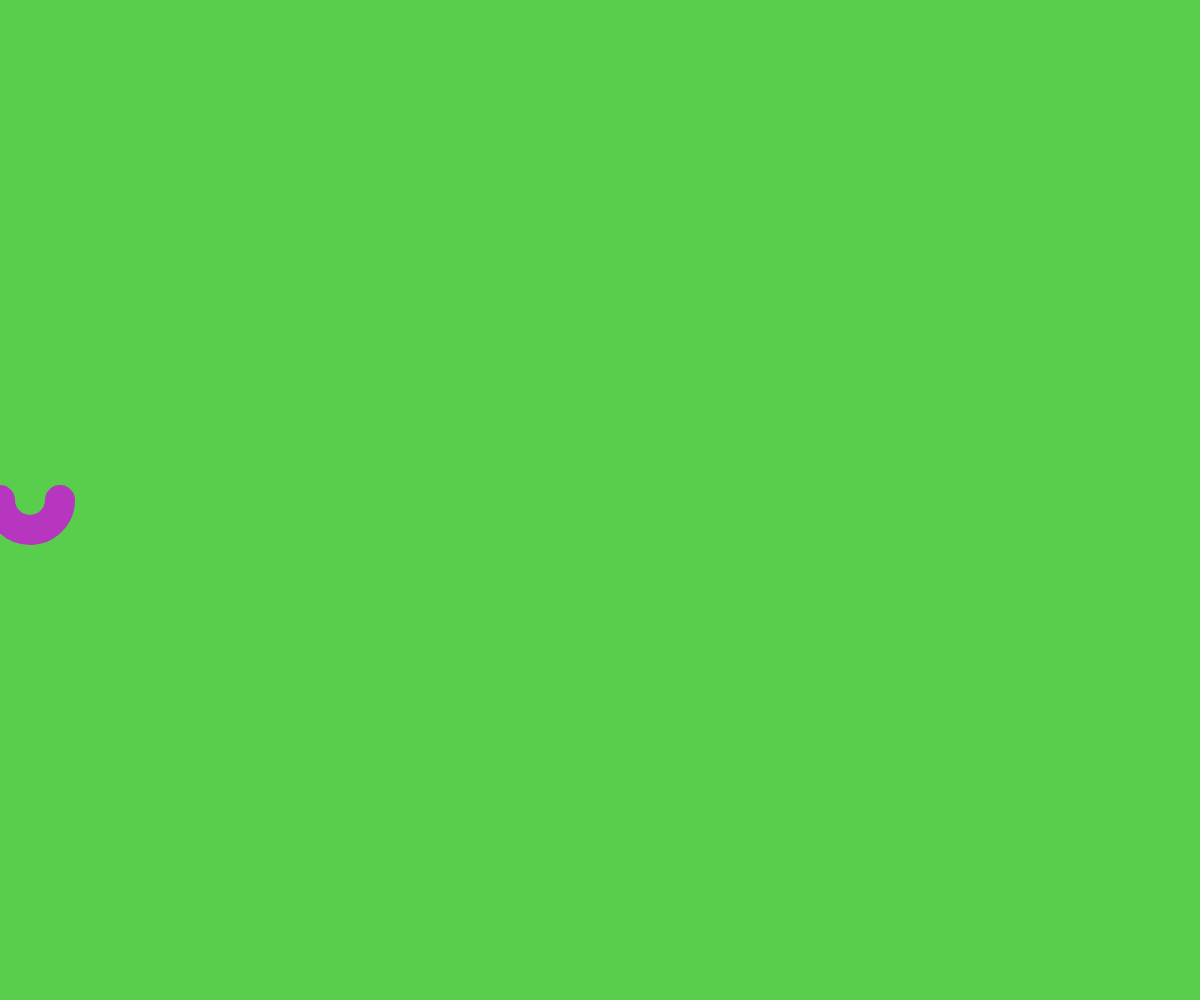
Frame 1 (no input)
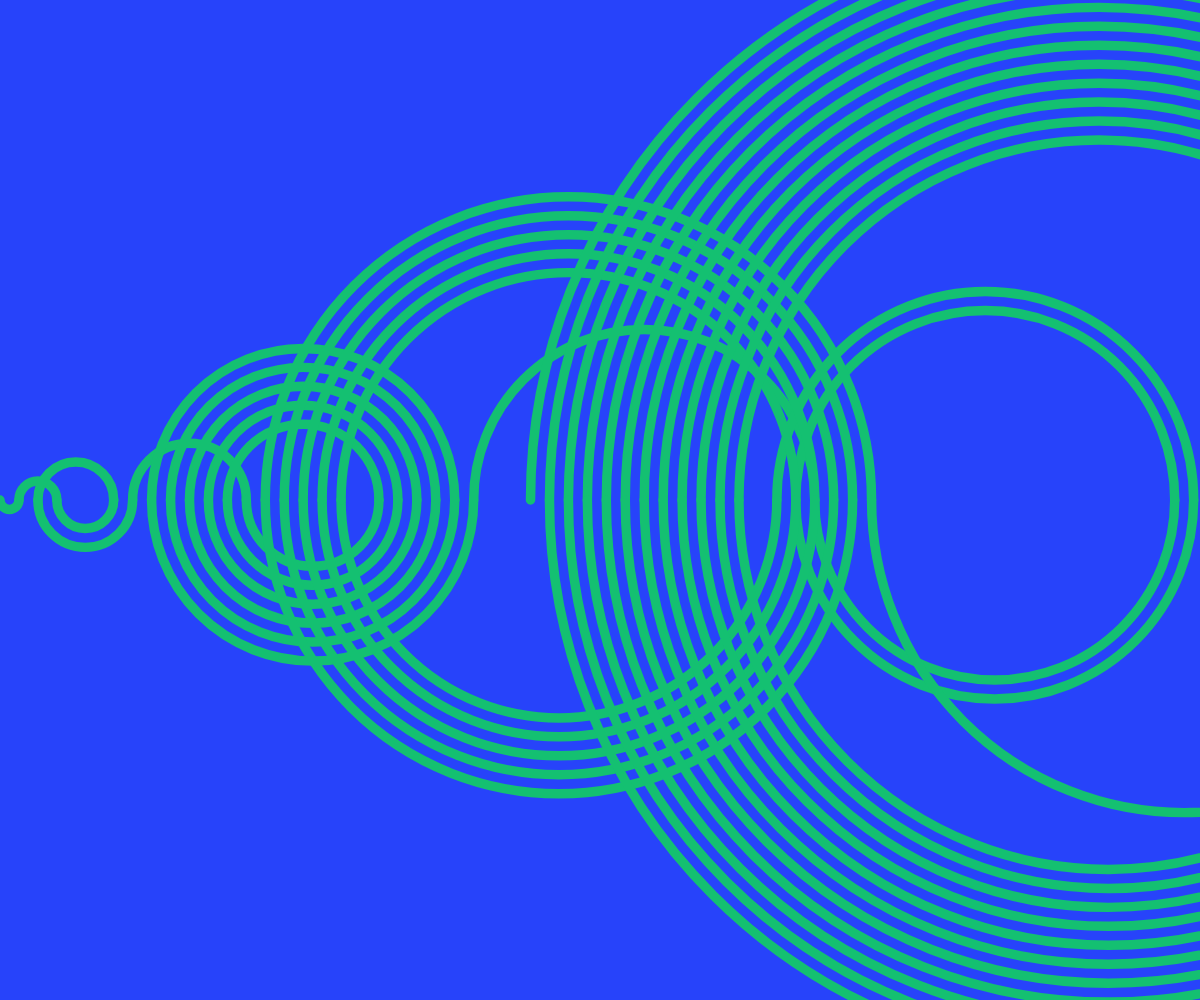
Frame 60 (no input)
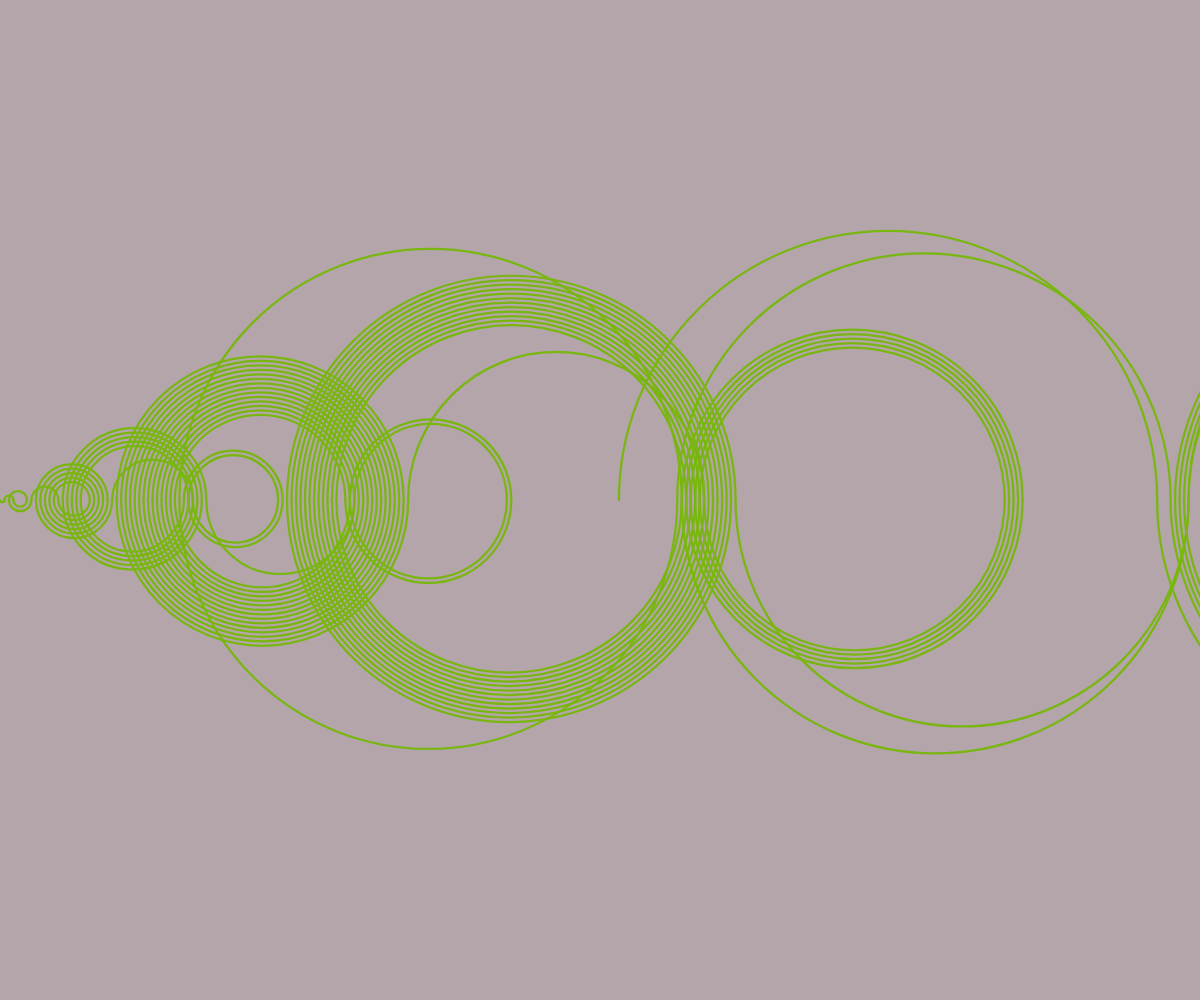
Frame 120 (the mouse pressed at the canvas centre since frame 60)

The p5.js sketch that drew these frames (run headless with seeded random() and noise() and a simulated clock; from frame 60 on, the mouse is pressed at the canvas centre):

// p5.js sketch
// ── sketch.js
// Project Title
// Your Name
// Date
//
// Extra for Experts:
// - describe what you did to take this project "above and beyond"

let sequence = [];
let stepAmount = 1;
let currentValue = 0;

let arcList = [];
let scaleAmount = 0;
let largest = 0;

function setup() {
  createCanvas(windowWidth, windowHeight);
  noFill();
}

function draw() {
  stroke(random(1,255),random(1,255),random(1,255));
  background(random(1,255),random(1,255),random(1,255));
  translate(0,height/2);
  addToSequence();
  //scaleAmount = width/largest;
  scaleAmount = lerp(scaleAmount, width/largest,0.05);
  scale(scaleAmount);
  renderArcs();

}


function addToSequence(){
  let backwards = currentValue - stepAmount;
  if(backwards > 0 && !sequence.includes(backwards)){
    arcList.push(new rArc(currentValue,backwards, sequence.length%2));
    sequence.push(backwards);
    currentValue = backwards;
    stepAmount++;
  }
  else{
    let forwards = currentValue + stepAmount;
    arcList.push(new rArc(currentValue,forwards,sequence.length%2));
    sequence.push(forwards);
    currentValue = forwards;
    stepAmount++;
  }
  if(currentValue > largest){
    largest = currentValue;
  }
}
function renderArcs(){
  for(let r of arcList){
    r.display();
  }
}

class rArc{
  constructor(start,end,direction){
    this.s = start;
    this.e = end;
    this.d = direction;
  }
  display(){
    let diameter = abs(this.s - this.e);
    let x = (this.s + this.e) / 2;
    strokeWeight(0.5);
    if(this.d === 0){
      arc(x,0,diameter,diameter, 0, PI);
    }
    else{
      arc(x,0,diameter,diameter, PI, 0);
    }
  }
}
